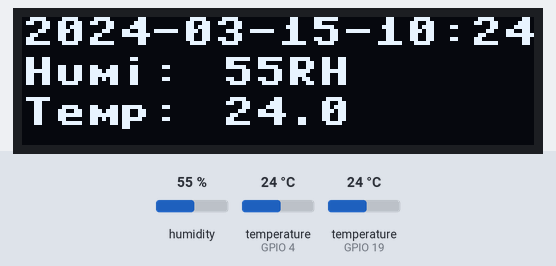
The program below on a simulated ESP32 board running MicroPython. On the bench: 128×32 one-colour display. Inputs (shaded band) come from the test bench; at power-on: humidity 55 %, temperature (sensors on GPIO 19, GPIO 4) 24 °C. WiFi joins after 1.5 s; the clock reads 2024-03-15 10:24:30 at power-on unless the program sets it; web requests get an empty 200 reply after 0.4 s; what the program prints to the serial console is not drawn.

Above: at 3.2 s.
3.3 s: humidity set to 22 %
At 7.8 s:
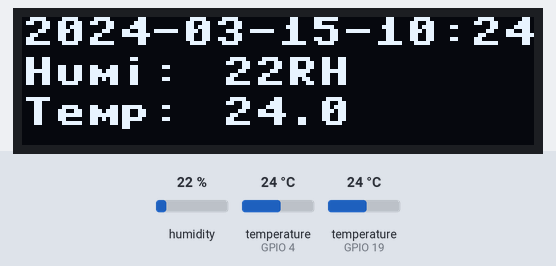
9.4 s: temperature (sensor on GPIO 19) set to 12 °C
At 13.5 s:
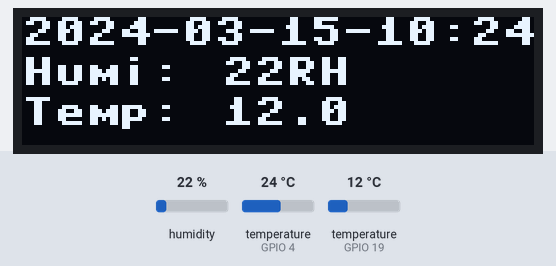
15.5 s: humidity set to 40 %
At 19.2 s:
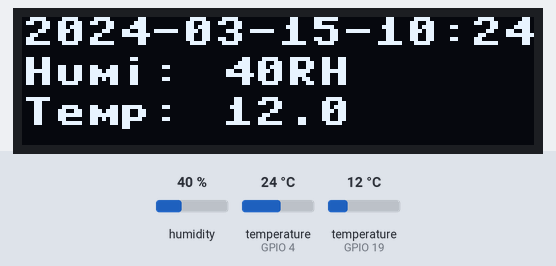
21.6 s: temperature (sensor on GPIO 19) set to 19 °C
At 24.9 s:
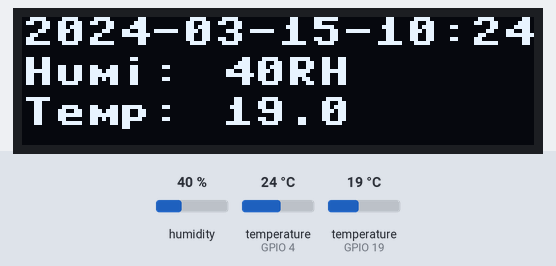
27.7 s: humidity set to 68 %
At 30.6 s:
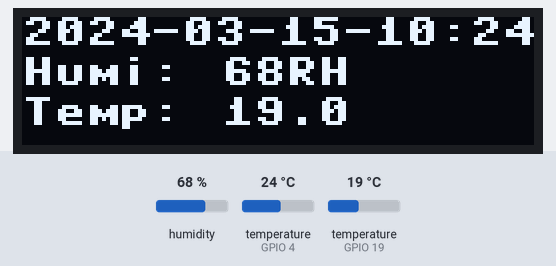
36.4 s: temperature (sensor on GPIO 19) set to 28 °C
At 40.8 s:
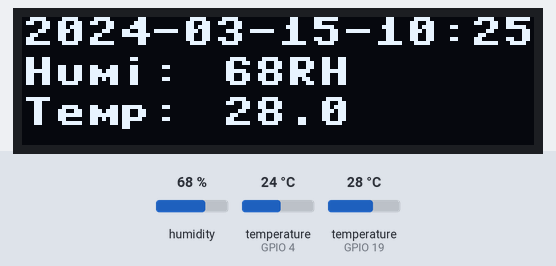
Timing chart, 0 to 42.3 s (numbered marks = the images above; inputs shaded):
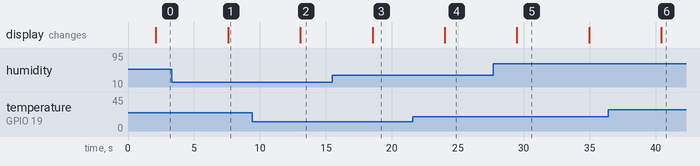

Measured:
- after the input at 3.3 s, the display: changes after 4.3 s (image 1)
- after the input at 9.4 s, the display: changes after 3.7 s (image 2)
- after the input at 15.5 s, the display: changes after 3.0 s (image 3)
- after the input at 21.6 s, the display: changes after 2.4 s (image 4)
- after the input at 27.7 s, the display: changes after 1.8 s (image 5)
- after the input at 36.4 s, the display: changes after 4.0 s (image 6)
- what the display in image 5 shows lasts 5.5 s, from 29.5 s to 35.0 s

The program:

main.py
```python
import network
import utime
import ntptime
import time
from datetime import datetime

from machine import Pin, SoftI2C
from time import sleep
import ssd1306

import dht
import machine
from time import sleep
import network

import onewire, ds18x20
import urequests


middleware_url = 'http://192.168.31.18:6000/send_data'


ds_pin = Pin(19)
ds_sensor = ds18x20.DS18X20(onewire.OneWire(ds_pin))


d = dht.DHT11(machine.Pin(4))


# 创建i2c对象
i2c = SoftI2C(scl=Pin(5), sda=Pin(18))

# 宽度高度
oled_width = 128
oled_height = 32#64

# 创建oled屏幕对象
oled = ssd1306.SSD1306_I2C(oled_width, oled_height, i2c)


sta_if = network.WLAN(network.STA_IF)  # 配置wifi模式为station
if not sta_if.isconnected():   # 判断有无连接
    print('connecting to network...')
    sta_if.active(True)        # 激活wifi接口
    sta_if.connect('FQ_3', '1223334444@')  # 连接现有wifi网络，需要替换为已知的热点名称和密码
    while not sta_if.isconnected():
        utime.sleep(1)   # 未连接上就等待一下，直到连接成功
print('network config:', sta_if.ifconfig())  # 输出当前wifi网络给自己分配的网络参数


def read_ds_sensor():
    roms = ds_sensor.scan()
    print('发现设备: ', roms)
    ds_sensor.convert_temp()
    for rom in roms:
        temp = ds_sensor.read_temp(rom)
        if isinstance(temp, float):
            temp = round(temp, 2)
            return temp
    # return 0  # 这里删除，那么默认此函数在没有获取到温度的时候返回为默认值None，调用处判断即可


def send_data_to_middleware(temp, moisture):
    data = {'temp': temp, 'moisture': moisture}
    headers = {'Content-Type': 'application/json'}
    try:
        response = urequests.post(middleware_url, json=data, headers=headers)
        print(response.text)
    except Exception as e:
        print('Error sending data:', e)


while True:
    d.measure()
    data1 = "%sRH" % (d.humidity())
    data2= str(read_ds_sensor())
    print(data1)
    print(data2)


    # 时间元组
    time_tuple = time.localtime()
    # 将时间元组转换为秒数
    timestamp = utime.mktime(time_tuple)
    # 使用时间戳创建时间结构体
    time_struct = utime.localtime(timestamp)
    # 格式化时间字符串
    formatted_time = "{:04d}-{:02d}-{:02d}-{:02d}:{:02d}:{:02d}".format(
        time_struct[0], time_struct[1], time_struct[2], time_struct[3], time_struct[4], time_struct[5]
    )
    print(formatted_time)
    oled.fill(0);
    oled.show();
    oled.text(formatted_time, 0, 0)
    oled.text('Humi:', 0, 10)
    oled.text(data1, 50, 10)
    oled.text('Temp:', 0, 20)
    oled.text(data2, 50, 20)
    oled.show()
    send_data_to_middleware(data2, data1)
    sleep(5)
```
